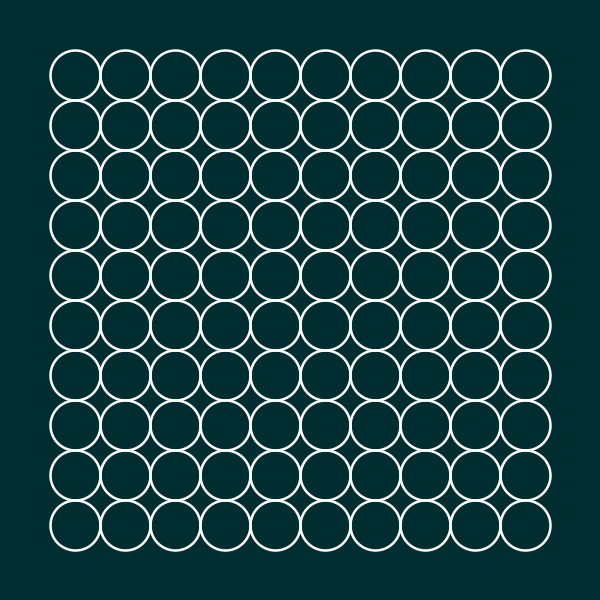
Frame 1 (no input)
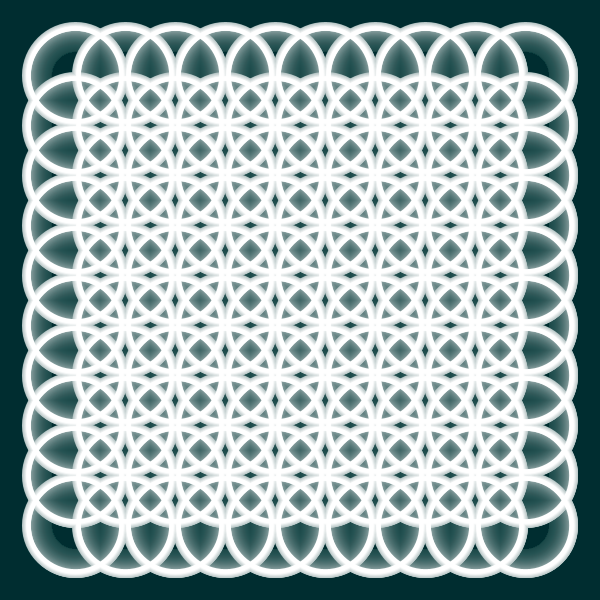
Frame 60 (the mouse pressed at the canvas centre just before this capture)
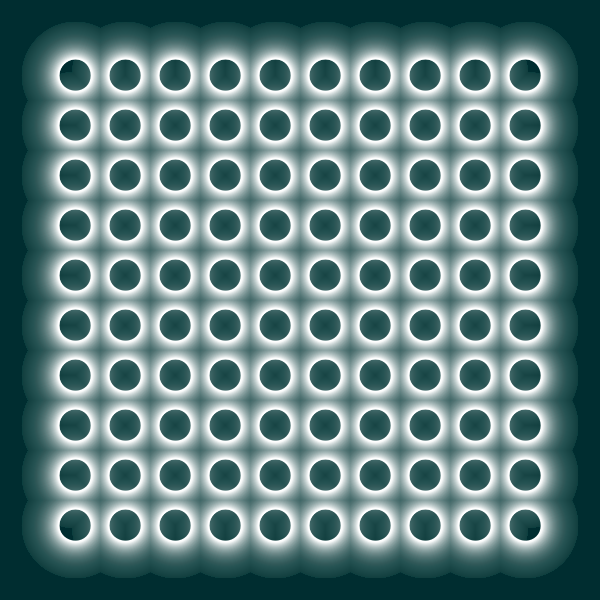
Frame 120 (the mouse held since frame 60 and released just before this capture)

The Processing sketch that drew these frames (run headless with seeded random() and noise(); from frame 60 on, the mouse is pressed at the canvas centre):

// Processing sketch: processing_142542
// ── processing_142542.pde

// SOS iDesign
// KU DYNAMIC MEDIA
// David Mrugala

float xW = 50;
float direction = 1;

void setup(){
  size(600,600);
  background(0,45,48);
//  noLoop();
}

void draw(){
  noStroke();
  fill(0,45,48,10); // adds more transparency
  rect(0,0,width,height); 
  
  // grid filled with ellipses
  for (int i = 75; i < width-25; i = i + 50) {
    for (int j = 75; j < height-25; j = j + 50) {
      stroke(255);
      strokeWeight(xW/20);
      noFill();
      ellipse(i,j,xW,xW);
     }
  } 
  
  // counter for the width and height of the ellipse
  xW = xW + direction;
  
  // change of direction once the limit is reached
  if (xW > 100){
      direction = direction * -1;
  }
  if (xW < 1){
      direction = direction * -1;
  } 
}
